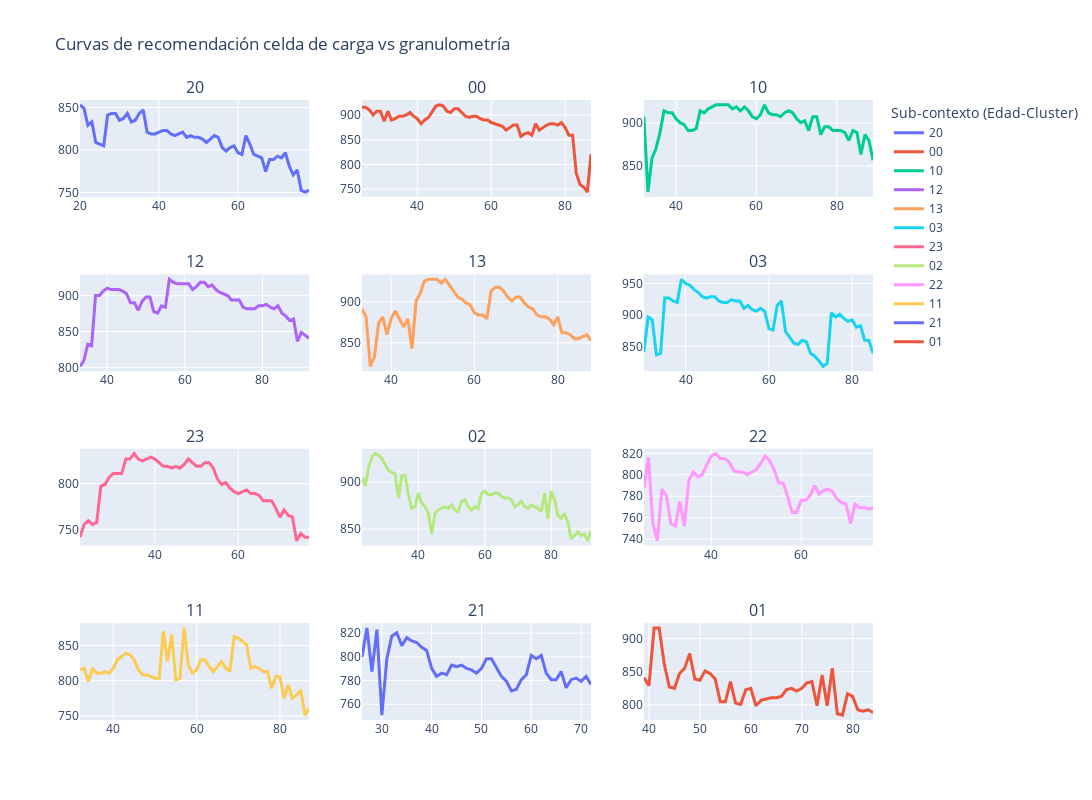

The notebook cell this image was saved under:
### Code cell
# Mostrando curvas de recomendación
fig = make_subplots(
    rows=4, cols=3,
    subplot_titles=titulos,
    )
k=0
for i in range(1,5):
    for j in range(1,4):
        try:
            data=dic1[titulos[k]]
            fig.add_trace(go.Scatter(x=data["gran"], y=data["cc"], ##FF6511
                            mode='lines',
                            name=titulos[k],line=dict(width=3, ),legendgroup = '1'),row=i, col=j) 

            k+=1
        except:
            pass
     



fig.update_layout(height=800, width=1200, title_text="Curvas de recomendación celda de carga vs granulometría",legend_title="Sub-contexto (Edad-Cluster)"#,xaxis6_rangeslider_visible=True
,#template="plotly_dark"
)

fig.show()

### Figure 1 — Plotly figure (JSON) as saved in the notebook; plotly's stock layout.template omitted (floating-point values rounded to 4 significant figures)
{"data": [{"legendgroup": "1", "line": {"width": 3}, "mode": "lines", "name": "20", "type": "scatter", "x": [20, 21, 22, 23, 24, 25, 26, 27, 28, 29, 30, 31, 32, 33, 34, 35, 36, 37, 38, 39, 40, 41, 42, 43, 44, 45, 46, 47, 48, 49, 50, 51, 52, 53, 54, 55, 56, 57, 58, 59, 60, 61, 62, 63, 64, 65, 66, 67, 68, 69, 70, 71, 72, 73, 74, 75, 76, 77, 78], "xaxis": "x", "y": [853.0, 849.0, 828.9, 832.9, 808.8, 806.8, 804.8, 841.0, 843.0, 843.0, 834.9, 836.9, 843.0, 832.9, 834.9, 843.0, 847.0, 820.9, 818.8, 818.8, 820.9, 822.9, 822.9, 818.8, 816.8, 818.8, 820.9, 814.8, 816.8, 814.8, 814.8, 812.8, 808.8, 812.8, 816.8, 814.8, 802.8, 798.7, 802.8, 804.8, 796.7, 794.7, 816.8, 806.8, 794.7, 792.7, 790.7, 774.6, 788.7, 788.7, 792.7, 790.7, 796.7, 780.6, 770.6, 776.6, 752.5, 750.4, 752.5], "yaxis": "y"}, {"legendgroup": "1", "line": {"width": 3}, "mode": "lines", "name": "00", "type": "scatter", "x": [25, 26, 27, 28, 29, 30, 31, 32, 33, 34, 35, 36, 37, 38, 39, 40, 41, 42, 43, 44, 45, 46, 47, 48, 49, 50, 51, 52, 53, 54, 55, 56, 57, 58, 59, 60, 61, 62, 63, 64, 65, 66, 67, 68, 69, 70, 71, 72, 73, 74, 75, 76, 77, 78, 79, 80, 81, 82, 83, 84, 85, 86, 87], "xaxis": "x2", "y": [915.6, 915.6, 910.5, 900.3, 908.0, 908.0, 887.5, 908.0, 890.0, 892.6, 897.7, 897.7, 900.3, 905.4, 897.7, 892.6, 882.4, 890.0, 895.2, 908.0, 918.2, 920.8, 918.2, 908.0, 905.4, 913.1, 913.1, 905.4, 897.7, 895.2, 897.7, 897.7, 892.6, 890.0, 890.0, 884.9, 882.4, 879.8, 877.2, 869.6, 874.7, 879.8, 879.8, 856.8, 861.9, 864.4, 859.3, 882.4, 869.6, 874.7, 879.8, 882.4, 882.4, 879.8, 884.9, 874.7, 859.3, 859.3, 782.5, 759.5, 754.3, 744.1, 820.9], "yaxis": "y2"}, {"legendgroup": "1", "line": {"width": 3}, "mode": "lines", "name": "10", "type": "scatter", "x": [32, 33, 34, 35, 36, 37, 38, 39, 40, 41, 42, 43, 44, 45, 46, 47, 48, 49, 50, 51, 52, 53, 54, 55, 56, 57, 58, 59, 60, 61, 62, 63, 64, 65, 66, 67, 68, 69, 70, 71, 72, 73, 74, 75, 76, 77, 78, 79, 80, 81, 82, 83, 84, 85, 86, 87, 88, 89], "xaxis": "x3", "y": [907.6, 819.8, 859.1, 870.6, 889.1, 914.5, 912.2, 912.2, 905.3, 900.6, 898.3, 891.4, 891.4, 893.7, 914.5, 912.2, 916.8, 919.1, 921.4, 921.4, 921.4, 921.4, 916.8, 919.1, 914.5, 919.1, 914.5, 907.6, 905.3, 909.9, 921.4, 912.2, 909.9, 909.9, 907.6, 912.2, 914.5, 912.2, 905.3, 900.6, 903.0, 891.4, 907.6, 907.6, 886.8, 896.0, 896.0, 891.4, 891.4, 891.4, 889.1, 879.9, 891.4, 889.1, 863.7, 886.8, 879.9, 856.8], "yaxis": "y3"}, {"legendgroup": "1", "line": {"width": 3}, "mode": "lines", "name": "12", "type": "scatter", "x": [33, 34, 35, 36, 37, 38, 39, 40, 41, 42, 43, 44, 45, 46, 47, 48, 49, 50, 51, 52, 53, 54, 55, 56, 57, 58, 59, 60, 61, 62, 63, 64, 65, 66, 67, 68, 69, 70, 71, 72, 73, 74, 75, 76, 77, 78, 79, 80, 81, 82, 83, 84, 85, 86, 87, 88, 89, 90, 91, 92], "xaxis": "x4", "y": [801.3, 809.6, 832.2, 830.2, 900.3, 900.3, 906.5, 910.6, 908.5, 908.5, 908.5, 906.5, 902.4, 890.0, 890.0, 879.7, 892.0, 898.2, 898.2, 877.6, 875.5, 885.9, 883.8, 923.0, 918.9, 916.8, 916.8, 916.8, 916.8, 908.5, 912.7, 918.9, 918.9, 912.7, 914.7, 908.5, 904.4, 902.4, 900.3, 894.1, 894.1, 894.1, 883.8, 881.7, 881.7, 881.7, 885.9, 885.9, 887.9, 883.8, 881.7, 885.9, 875.5, 871.4, 865.2, 867.3, 836.4, 848.7, 844.6, 840.5], "yaxis": "y4"}, {"legendgroup": "1", "line": {"width": 3}, "mode": "lines", "name": "13", "type": "scatter", "x": [33, 34, 35, 36, 37, 38, 39, 40, 41, 42, 43, 44, 45, 46, 47, 48, 49, 50, 51, 52, 53, 54, 55, 56, 57, 58, 59, 60, 61, 62, 63, 64, 65, 66, 67, 68, 69, 70, 71, 72, 73, 74, 75, 76, 77, 78, 79, 80, 81, 82, 83, 84, 85, 86, 87, 88], "xaxis": "x5", "y": [891.1, 881.5, 821.3, 833.3, 874.3, 881.5, 859.8, 879.1, 888.7, 879.1, 869.5, 879.1, 843.0, 900.8, 910.4, 924.9, 927.3, 927.3, 927.3, 922.4, 927.3, 920.0, 912.8, 905.6, 903.2, 898.4, 896.0, 886.3, 883.9, 883.9, 879.1, 912.8, 917.6, 917.6, 912.8, 905.6, 900.8, 905.6, 905.6, 898.4, 893.6, 891.1, 883.9, 881.5, 881.5, 879.1, 871.9, 881.5, 862.2, 862.2, 859.8, 855.0, 855.0, 857.4, 859.8, 852.6], "yaxis": "y5"}, {"legendgroup": "1", "line": {"width": 3}, "mode": "lines", "name": "03", "type": "scatter", "x": [30, 31, 32, 33, 34, 35, 36, 37, 38, 39, 40, 41, 42, 43, 44, 45, 46, 47, 48, 49, 50, 51, 52, 53, 54, 55, 56, 57, 58, 59, 60, 61, 62, 63, 64, 65, 66, 67, 68, 69, 70, 71, 72, 73, 74, 75, 76, 77, 78, 79, 80, 81, 82, 83, 84, 85], "xaxis": "x6", "y": [841.1, 896.6, 892.0, 836.5, 838.8, 926.7, 926.7, 922.1, 919.8, 956.8, 949.8, 947.5, 940.6, 935.9, 929.0, 926.7, 929.0, 929.0, 922.1, 919.8, 919.8, 924.4, 922.1, 922.1, 910.5, 915.1, 908.2, 905.9, 910.5, 905.9, 878.1, 875.8, 915.1, 922.1, 873.5, 864.3, 855.0, 852.7, 859.6, 857.3, 838.8, 834.2, 827.3, 818.0, 822.6, 903.6, 896.6, 901.3, 894.3, 889.7, 892.0, 880.5, 882.8, 859.6, 859.6, 838.8], "yaxis": "y6"}, {"legendgroup": "1", "line": {"width": 3}, "mode": "lines", "name": "23", "type": "scatter", "x": [22, 23, 24, 25, 26, 27, 28, 29, 30, 31, 32, 33, 34, 35, 36, 37, 38, 39, 40, 41, 42, 43, 44, 45, 46, 47, 48, 49, 50, 51, 52, 53, 54, 55, 56, 57, 58, 59, 60, 61, 62, 63, 64, 65, 66, 67, 68, 69, 70, 71, 72, 73, 74, 75, 76, 77], "xaxis": "x7", "y": [741.7, 755.6, 759.5, 755.6, 757.5, 797.1, 799.1, 807.0, 811.0, 811.0, 811.0, 826.8, 826.8, 832.7, 826.8, 824.8, 826.8, 828.8, 826.8, 822.8, 818.9, 818.9, 816.9, 818.9, 816.9, 820.9, 826.8, 822.8, 818.9, 818.9, 822.8, 822.8, 816.9, 805.0, 799.1, 801.1, 795.1, 791.2, 789.2, 791.2, 793.2, 789.2, 789.2, 787.2, 781.3, 781.3, 781.3, 773.4, 763.5, 771.4, 765.5, 763.5, 737.7, 745.7, 741.7, 741.7], "yaxis": "y7"}, {"legendgroup": "1", "line": {"width": 3}, "mode": "lines", "name": "02", "type": "scatter", "x": [23, 24, 25, 26, 27, 28, 29, 30, 31, 32, 33, 34, 35, 36, 37, 38, 39, 40, 41, 42, 43, 44, 45, 46, 47, 48, 49, 50, 51, 52, 53, 54, 55, 56, 57, 58, 59, 60, 61, 62, 63, 64, 65, 66, 67, 68, 69, 70, 71, 72, 73, 74, 75, 76, 77, 78, 79, 80, 81, 82, 83, 84, 85, 86, 87, 88, 89, 90, 91, 92], "xaxis": "x8", "y": [905.0, 895.9, 916.0, 927.0, 930.6, 928.8, 925.1, 917.8, 912.4, 910.5, 908.7, 883.1, 906.9, 906.9, 886.8, 872.2, 874.0, 888.6, 877.7, 874.0, 866.7, 844.8, 866.7, 870.4, 872.2, 874.0, 872.2, 875.8, 870.4, 868.5, 879.5, 881.3, 874.0, 870.4, 874.0, 872.2, 888.6, 890.4, 886.8, 886.8, 888.6, 888.6, 885.0, 883.1, 883.1, 881.3, 874.0, 875.8, 879.5, 874.0, 872.2, 875.8, 874.0, 872.2, 868.5, 888.6, 861.2, 890.4, 881.3, 864.9, 861.2, 866.7, 857.6, 839.3, 843.0, 846.6, 843.0, 844.8, 837.5, 848.4], "yaxis": "y8"}, {"legendgroup": "1", "line": {"width": 3}, "mode": "lines", "name": "22", "type": "scatter", "x": [25, 26, 27, 28, 29, 30, 31, 32, 33, 34, 35, 36, 37, 38, 39, 40, 41, 42, 43, 44, 45, 46, 47, 48, 49, 50, 51, 52, 53, 54, 55, 56, 57, 58, 59, 60, 61, 62, 63, 64, 65, 66, 67, 68, 69, 70, 71, 72, 73, 74, 75, 76], "xaxis": "x9", "y": [787.7, 816.3, 754.5, 738.4, 786.5, 780.8, 754.5, 752.2, 775.1, 752.2, 794.5, 802.6, 798.0, 800.3, 809.4, 817.5, 819.7, 815.2, 815.2, 811.7, 803.7, 802.6, 802.6, 800.3, 802.6, 804.9, 810.6, 817.5, 812.9, 804.9, 792.3, 792.3, 779.7, 764.8, 764.8, 776.2, 776.2, 780.8, 790.0, 781.9, 785.4, 786.5, 784.2, 777.4, 773.9, 772.8, 754.5, 772.8, 769.3, 769.3, 768.2, 769.3], "yaxis": "y9"}, {"legendgroup": "1", "line": {"width": 3}, "mode": "lines", "name": "11", "type": "scatter", "x": [32, 33, 34, 35, 36, 37, 38, 39, 40, 41, 42, 43, 44, 45, 46, 47, 48, 49, 50, 51, 52, 53, 54, 55, 56, 57, 58, 59, 60, 61, 62, 63, 64, 65, 66, 67, 68, 69, 70, 71, 72, 73, 74, 75, 76, 77, 78, 79, 80, 81, 82, 83, 84, 85, 86, 87], "xaxis": "x10", "y": [815.3, 817.7, 798.7, 817.7, 810.5, 810.5, 812.9, 810.5, 817.7, 829.6, 834.3, 839.1, 836.7, 829.6, 815.3, 808.2, 808.2, 805.8, 803.4, 803.4, 870.0, 827.2, 865.3, 801.0, 803.4, 874.8, 822.4, 810.5, 815.3, 829.6, 829.6, 820.1, 812.9, 820.1, 827.2, 817.7, 812.9, 862.9, 860.5, 855.8, 851.0, 817.7, 820.1, 817.7, 812.9, 812.9, 789.1, 805.8, 805.8, 774.9, 793.9, 774.9, 779.6, 786.8, 751.1, 760.6], "yaxis": "y10"}, {"legendgroup": "1", "line": {"width": 3}, "mode": "lines", "name": "21", "type": "scatter", "x": [26, 27, 28, 29, 30, 31, 32, 33, 34, 35, 36, 37, 38, 39, 40, 41, 42, 43, 44, 45, 46, 47, 48, 49, 50, 51, 52, 53, 54, 55, 56, 57, 58, 59, 60, 61, 62, 63, 64, 65, 66, 67, 68, 69, 70, 71, 72], "xaxis": "x11", "y": [799.9, 824.4, 787.6, 823.1, 750.8, 798.5, 817.6, 820.3, 809.4, 816.2, 813.5, 812.1, 808.1, 805.3, 790.3, 783.5, 786.2, 784.9, 793.1, 791.7, 793.1, 790.3, 789.0, 786.2, 790.3, 798.5, 798.5, 790.3, 783.5, 779.4, 771.2, 772.6, 780.8, 784.9, 801.2, 798.5, 801.2, 786.2, 780.8, 780.8, 787.6, 774.0, 780.8, 782.1, 779.4, 783.5, 776.7], "yaxis": "y11"}, {"legendgroup": "1", "line": {"width": 3}, "mode": "lines", "name": "01", "type": "scatter", "x": [39, 40, 41, 42, 43, 44, 45, 46, 47, 48, 49, 50, 51, 52, 53, 54, 55, 56, 57, 58, 59, 60, 61, 62, 63, 64, 65, 66, 67, 68, 69, 70, 71, 72, 73, 74, 75, 76, 77, 78, 79, 80, 81, 82, 83, 84], "xaxis": "x12", "y": [841.2, 829.0, 916.1, 916.1, 861.4, 827.0, 825.0, 847.2, 855.3, 877.6, 839.1, 837.1, 851.3, 847.2, 839.1, 804.7, 804.7, 835.1, 802.7, 800.7, 822.9, 825.0, 798.6, 806.7, 808.8, 810.8, 810.8, 812.8, 822.9, 825.0, 820.9, 825.0, 833.1, 835.1, 798.6, 845.2, 798.6, 855.3, 786.5, 784.5, 816.9, 812.8, 792.6, 790.5, 792.6, 788.5], "yaxis": "y12"}], "layout": {"annotations": [{"font": {"size": 16}, "showarrow": false, "text": "20", "x": 0.1444, "xanchor": "center", "xref": "paper", "y": 1, "yanchor": "bottom", "yref": "paper"}, {"font": {"size": 16}, "showarrow": false, "text": "00", "x": 0.5, "xanchor": "center", "xref": "paper", "y": 1, "yanchor": "bottom", "yref": "paper"}, {"font": {"size": 16}, "showarrow": false, "text": "10", "x": 0.8556, "xanchor": "center", "xref": "paper", "y": 1, "yanchor": "bottom", "yref": "paper"}, {"font": {"size": 16}, "showarrow": false, "text": "12", "x": 0.1444, "xanchor": "center", "xref": "paper", "y": 0.7188, "yanchor": "bottom", "yref": "paper"}, {"font": {"size": 16}, "showarrow": false, "text": "13", "x": 0.5, "xanchor": "center", "xref": "paper", "y": 0.7188, "yanchor": "bottom", "yref": "paper"}, {"font": {"size": 16}, "showarrow": false, "text": "03", "x": 0.8556, "xanchor": "center", "xref": "paper", "y": 0.7188, "yanchor": "bottom", "yref": "paper"}, {"font": {"size": 16}, "showarrow": false, "text": "23", "x": 0.1444, "xanchor": "center", "xref": "paper", "y": 0.4375, "yanchor": "bottom", "yref": "paper"}, {"font": {"size": 16}, "showarrow": false, "text": "02", "x": 0.5, "xanchor": "center", "xref": "paper", "y": 0.4375, "yanchor": "bottom", "yref": "paper"}, {"font": {"size": 16}, "showarrow": false, "text": "22", "x": 0.8556, "xanchor": "center", "xref": "paper", "y": 0.4375, "yanchor": "bottom", "yref": "paper"}, {"font": {"size": 16}, "showarrow": false, "text": "11", "x": 0.1444, "xanchor": "center", "xref": "paper", "y": 0.1562, "yanchor": "bottom", "yref": "paper"}, {"font": {"size": 16}, "showarrow": false, "text": "21", "x": 0.5, "xanchor": "center", "xref": "paper", "y": 0.1562, "yanchor": "bottom", "yref": "paper"}, {"font": {"size": 16}, "showarrow": false, "text": "01", "x": 0.8556, "xanchor": "center", "xref": "paper", "y": 0.1562, "yanchor": "bottom", "yref": "paper"}], "height": 800, "legend": {"title": {"text": "Sub-contexto (Edad-Cluster)"}}, "title": {"text": "Curvas de recomendación celda de carga vs granulometría"}, "width": 1200, "xaxis": {"anchor": "y", "domain": [0, 0.2889]}, "xaxis10": {"anchor": "y10", "domain": [0, 0.2889]}, "xaxis11": {"anchor": "y11", "domain": [0.3556, 0.6444]}, "xaxis12": {"anchor": "y12", "domain": [0.7111, 1]}, "xaxis2": {"anchor": "y2", "domain": [0.3556, 0.6444]}, "xaxis3": {"anchor": "y3", "domain": [0.7111, 1]}, "xaxis4": {"anchor": "y4", "domain": [0, 0.2889]}, "xaxis5": {"anchor": "y5", "domain": [0.3556, 0.6444]}, "xaxis6": {"anchor": "y6", "domain": [0.7111, 1]}, "xaxis7": {"anchor": "y7", "domain": [0, 0.2889]}, "xaxis8": {"anchor": "y8", "domain": [0.3556, 0.6444]}, "xaxis9": {"anchor": "y9", "domain": [0.7111, 1]}, "yaxis": {"anchor": "x", "domain": [0.8438, 1]}, "yaxis10": {"anchor": "x10", "domain": [0, 0.1562]}, "yaxis11": {"anchor": "x11", "domain": [0, 0.1562]}, "yaxis12": {"anchor": "x12", "domain": [0, 0.1562]}, "yaxis2": {"anchor": "x2", "domain": [0.8438, 1]}, "yaxis3": {"anchor": "x3", "domain": [0.8438, 1]}, "yaxis4": {"anchor": "x4", "domain": [0.5625, 0.7188]}, "yaxis5": {"anchor": "x5", "domain": [0.5625, 0.7188]}, "yaxis6": {"anchor": "x6", "domain": [0.5625, 0.7188]}, "yaxis7": {"anchor": "x7", "domain": [0.2812, 0.4375]}, "yaxis8": {"anchor": "x8", "domain": [0.2812, 0.4375]}, "yaxis9": {"anchor": "x9", "domain": [0.2812, 0.4375]}}}
